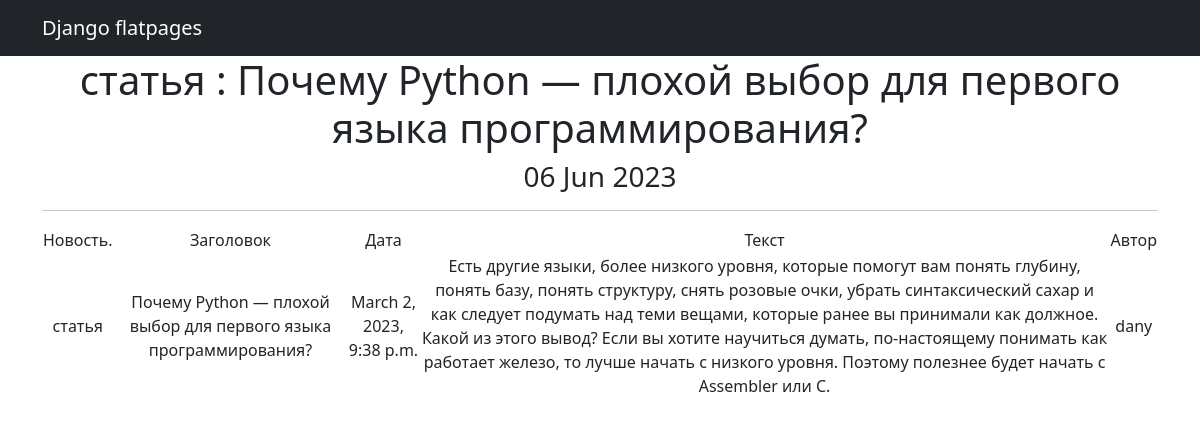
/articles/10, run on the app's committed database.
### news/models.py (models this page shows, shortened)
class Post(models.Model):
    author = models.ForeignKey(Author, on_delete=models.CASCADE)
    content_type = models.CharField(max_length=256, choices=ContentType.choices)
    data = models.DateTimeField(auto_now_add=True)
    content_header = models.CharField(max_length=256)
    content_text = models.CharField(max_length=5000)
    content_rating = models.IntegerField(default=0)
    category = models.ManyToManyField(Category, through='PostCategory')
    def __str__(self):
        return f' {self.content_type} : {self.content_header}'

class Author(models.Model):
    user = models.OneToOneField(User, on_delete=models.CASCADE)
    rating = models.IntegerField(default=0)
    def __str__(self):
        return self.user.username

### news/views.py (the view)
# urls.py: path('<int:pk>', PostDetail.as_view(), name='post_details'),
class PostDetail(DetailView):
    model = Post
    template_name = 'news/post_details.html'
    context_object_name = 'posts'
    def get_object(self, *args, **kwargs):
        obj = cache.get(f'product-{self.kwargs["pk"]}', None)
        if not obj:
            obj = super().get_object(queryset=self.queryset)
            cache.set(f'product-{self.kwargs["pk"]}', obj)
        return obj
    def get_context_data(self, **kwargs):
        context = super().get_context_data(**kwargs)
        context['time_now'] = datetime.utcnow()
        return context

### templates/news/post_details.html (shortened to what this page needs)
{% extends 'flatpages/default.html' %}
{% block content %}
<h1>{{ posts}}</h1>
    <h3>{{ time_now|date:'d M Y' }}</h3>
    <hr>
       <table>
           <tr>
               <td>Новость.</td>
               <td>Заголовок</td>
               <td>Дата</td>
               <td>Текст</td>
               <td>Автор</td>
           </tr>
           <tr>
               <td>{{ posts.content_type }}</td>
               <td>{{ posts.content_header }}</td>
               <td>{{ posts.data }}</td>
               <td>{{ posts.content_text}}</td>
               <td>{{ posts.author}}</td>
           </tr>
       </table>
{% endblock content %}

### data on the page
Post: content_type+content_header "статья : Почему Python — плохой выбор для первого языка программирования?", content_type "статья", content_header "Почему Python — плохой выбор для первого языка программирования?", data "March 2, 2023, 9:38 p.m.", content_text "Есть другие языки, более низкого уровня, которые помогут вам понять глубину, понять базу, понять структуру, снять розовые очки, убрать синтаксический сахар и как следует подумать над теми вещами, которые ранее вы принимали как должное. Какой из этого вывод? Если вы хотите научиться думать, по-настоящему понимать как работает железо, то лучше начать с низкого уровня. Поэтому полезнее будет начать с Assembler или C.", author "dany"

### other printed values
{{ time_now|date:'d M Y' }} "06 Jun 2023"
